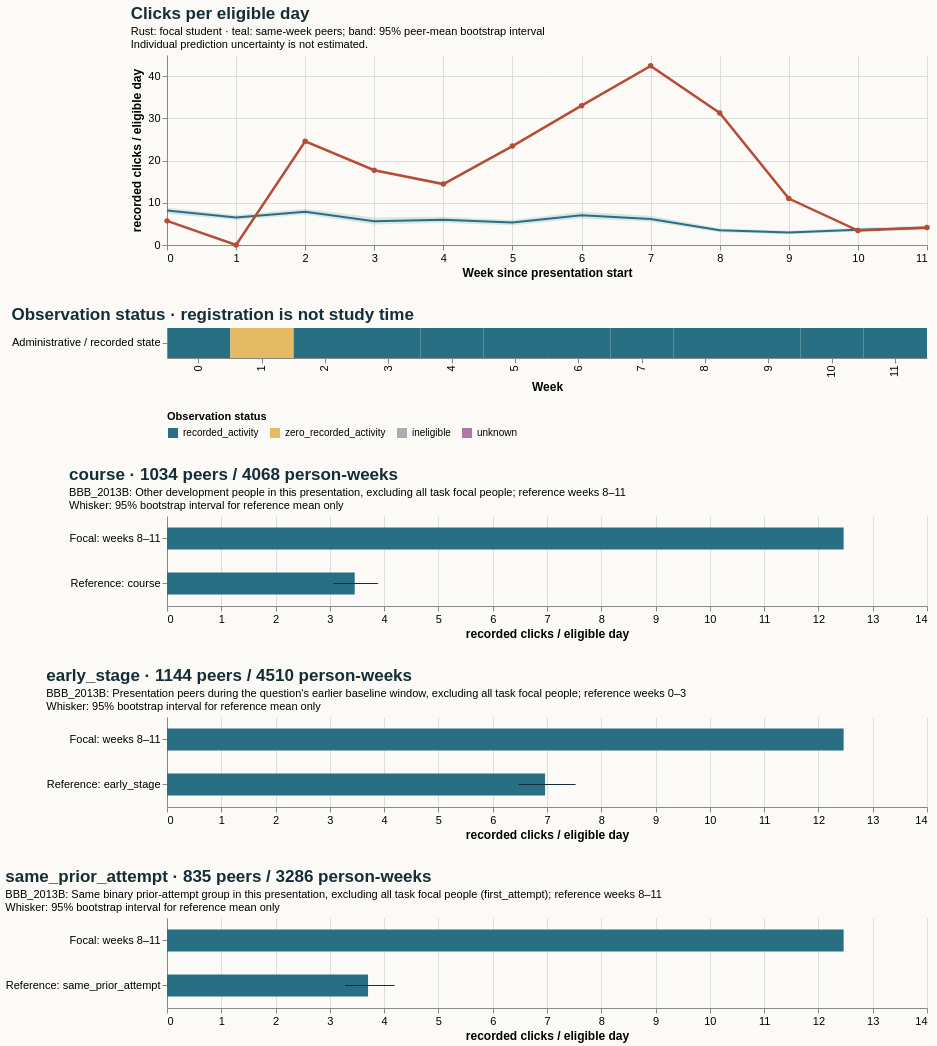

Write a Vega-Lite specification for this figure.
### Vega-Lite specification from a JSON file in a GitHub repository (floating-point values rounded to 4 significant figures)
{"$schema": "https://vega.github.io/schema/vega-lite/v5.20.1.json", "config": {"axis": {"labelFontSize": 11, "titleFontSize": 12}, "background": "#fbfaf7", "font": "sans-serif", "title": {"anchor": "start", "color": "#142e38", "fontSize": 17, "subtitleFontSize": 11}, "view": {"continuousHeight": 300, "continuousWidth": 300, "stroke": null}}, "datasets": {"data-0be89954bfe7319e85b60e800e5b926b": [{"hi": null, "lo": null, "series": "Focal: weeks 8–11", "value": 12.46}, {"hi": 3.886, "lo": 3.068, "series": "Reference: course", "value": 3.458}], "data-9ae0c044a93fe5ac9c17ab1ac15fea42": [{"hi": null, "lo": null, "series": "Focal: weeks 8–11", "value": 12.46}, {"hi": 4.193, "lo": 3.283, "series": "Reference: same_prior_attempt", "value": 3.703}], "data-a0839d3c4f7f22300101f7e213ebb32f": [{"hi": null, "lo": null, "series": "Focal: weeks 8–11", "value": 12.46}, {"hi": 7.526, "lo": 6.476, "series": "Reference: early_stage", "value": 6.964}], "data-c747022c0f851f38f0739b515027d954": [{"end_day": 6, "focal_value": 5.714, "peer_ci_high": 8.85, "peer_ci_low": 7.43, "peer_mean": 8.148, "peer_observations": 1143, "peer_people": 1143, "reference": "course", "unit": "recorded clicks / eligible day", "week": 0}, {"end_day": 13, "focal_value": 0.0, "peer_ci_high": 7.097, "peer_ci_low": 5.913, "peer_mean": 6.502, "peer_observations": 1136, "peer_people": 1136, "reference": "course", "unit": "recorded clicks / eligible day", "week": 1}, {"end_day": 20, "focal_value": 24.57, "peer_ci_high": 8.582, "peer_ci_low": 7.213, "peer_mean": 7.845, "peer_observations": 1119, "peer_people": 1119, "reference": "course", "unit": "recorded clicks / eligible day", "week": 2}, {"end_day": 27, "focal_value": 17.71, "peer_ci_high": 6.542, "peer_ci_low": 4.873, "peer_mean": 5.621, "peer_observations": 1112, "peer_people": 1112, "reference": "course", "unit": "recorded clicks / eligible day", "week": 3}, {"end_day": 34, "focal_value": 14.43, "peer_ci_high": 6.703, "peer_ci_low": 5.256, "peer_mean": 5.963, "peer_observations": 1077, "peer_people": 1077, "reference": "course", "unit": "recorded clicks / eligible day", "week": 4}, {"end_day": 41, "focal_value": 23.43, "peer_ci_high": 5.938, "peer_ci_low": 4.679, "peer_mean": 5.32, "peer_observations": 1070, "peer_people": 1070, "reference": "course", "unit": "recorded clicks / eligible day", "week": 5}, {"end_day": 48, "focal_value": 33.0, "peer_ci_high": 7.85, "peer_ci_low": 6.262, "peer_mean": 7.068, "peer_observations": 1060, "peer_people": 1060, "reference": "course", "unit": "recorded clicks / eligible day", "week": 6}, {"end_day": 55, "focal_value": 42.43, "peer_ci_high": 6.908, "peer_ci_low": 5.479, "peer_mean": 6.156, "peer_observations": 1044, "peer_people": 1044, "reference": "course", "unit": "recorded clicks / eligible day", "week": 7}, {"end_day": 62, "focal_value": 31.29, "peer_ci_high": 3.968, "peer_ci_low": 3.015, "peer_mean": 3.473, "peer_observations": 1034, "peer_people": 1034, "reference": "course", "unit": "recorded clicks / eligible day", "week": 8}, {"end_day": 69, "focal_value": 11.0, "peer_ci_high": 3.372, "peer_ci_low": 2.551, "peer_mean": 2.943, "peer_observations": 1017, "peer_people": 1017, "reference": "course", "unit": "recorded clicks / eligible day", "week": 9}, {"end_day": 76, "focal_value": 3.429, "peer_ci_high": 4.087, "peer_ci_low": 3.2, "peer_mean": 3.624, "peer_observations": 1011, "peer_people": 1011, "reference": "course", "unit": "recorded clicks / eligible day", "week": 10}, {"end_day": 83, "focal_value": 4.143, "peer_ci_high": 4.587, "peer_ci_low": 3.534, "peer_mean": 4.014, "peer_observations": 1006, "peer_people": 1006, "reference": "course", "unit": "recorded clicks / eligible day", "week": 11}], "data-cf05c633e79a748724f167f8eb9e48c4": [{"eligible_days": 7.0, "end_day": 6, "logging_completeness": "unknown", "observation_status": "recorded_activity", "row": "Administrative / recorded state", "score_status": "withheld_release_time_unknown", "start_day": 0, "value": 5.714, "week": 0}, {"eligible_days": 7.0, "end_day": 13, "logging_completeness": "unknown", "observation_status": "zero_recorded_activity", "row": "Administrative / recorded state", "score_status": "withheld_release_time_unknown", "start_day": 7, "value": 0.0, "week": 1}, {"eligible_days": 7.0, "end_day": 20, "logging_completeness": "unknown", "observation_status": "recorded_activity", "row": "Administrative / recorded state", "score_status": "withheld_release_time_unknown", "start_day": 14, "value": 24.57, "week": 2}, {"eligible_days": 7.0, "end_day": 27, "logging_completeness": "unknown", "observation_status": "recorded_activity", "row": "Administrative / recorded state", "score_status": "withheld_release_time_unknown", "start_day": 21, "value": 17.71, "week": 3}, {"eligible_days": 7.0, "end_day": 34, "logging_completeness": "unknown", "observation_status": "recorded_activity", "row": "Administrative / recorded state", "score_status": "withheld_release_time_unknown", "start_day": 28, "value": 14.43, "week": 4}, {"eligible_days": 7.0, "end_day": 41, "logging_completeness": "unknown", "observation_status": "recorded_activity", "row": "Administrative / recorded state", "score_status": "withheld_release_time_unknown", "start_day": 35, "value": 23.43, "week": 5}, {"eligible_days": 7.0, "end_day": 48, "logging_completeness": "unknown", "observation_status": "recorded_activity", "row": "Administrative / recorded state", "score_status": "withheld_release_time_unknown", "start_day": 42, "value": 33.0, "week": 6}, {"eligible_days": 7.0, "end_day": 55, "logging_completeness": "unknown", "observation_status": "recorded_activity", "row": "Administrative / recorded state", "score_status": "withheld_release_time_unknown", "start_day": 49, "value": 42.43, "week": 7}, {"eligible_days": 7.0, "end_day": 62, "logging_completeness": "unknown", "observation_status": "recorded_activity", "row": "Administrative / recorded state", "score_status": "withheld_release_time_unknown", "start_day": 56, "value": 31.29, "week": 8}, {"eligible_days": 7.0, "end_day": 69, "logging_completeness": "unknown", "observation_status": "recorded_activity", "row": "Administrative / recorded state", "score_status": "withheld_release_time_unknown", "start_day": 63, "value": 11.0, "week": 9}, {"eligible_days": 7.0, "end_day": 76, "logging_completeness": "unknown", "observation_status": "recorded_activity", "row": "Administrative / recorded state", "score_status": "withheld_release_time_unknown", "start_day": 70, "value": 3.429, "week": 10}, {"eligible_days": 7.0, "end_day": 83, "logging_completeness": "unknown", "observation_status": "recorded_activity", "row": "Administrative / recorded state", "score_status": "withheld_release_time_unknown", "start_day": 77, "value": 4.143, "week": 11}]}, "resolve": {"scale": {"color": "independent"}}, "spacing": 28, "vconcat": [{"data": {"name": "data-c747022c0f851f38f0739b515027d954"}, "height": 190, "layer": [{"encoding": {"x": {"axis": {"tickMinStep": 1}, "field": "week", "title": "Week since presentation start", "type": "quantitative"}, "y": {"field": "peer_ci_low", "scale": {"zero": true}, "title": "recorded clicks / eligible day", "type": "quantitative"}, "y2": {"field": "peer_ci_high"}}, "mark": {"color": "#286f83", "opacity": 0.16, "type": "area"}}, {"encoding": {"tooltip": [{"field": "week", "type": "quantitative"}, {"field": "peer_mean", "type": "quantitative"}, {"field": "peer_people", "type": "quantitative"}, {"field": "peer_observations", "type": "quantitative"}], "x": {"field": "week", "type": "quantitative"}, "y": {"field": "peer_mean", "type": "quantitative"}}, "mark": {"color": "#286f83", "strokeWidth": 2, "type": "line"}}, {"encoding": {"tooltip": [{"field": "week", "type": "quantitative"}, {"field": "focal_value", "type": "quantitative"}], "x": {"field": "week", "type": "quantitative"}, "y": {"field": "focal_value", "type": "quantitative"}}, "mark": {"color": "#b64c35", "point": {"color": "#b64c35"}, "strokeWidth": 2.5, "type": "line"}}], "title": {"subtitle": ["Rust: focal student · teal: same-week peers; band: 95% peer-mean bootstrap interval", "Individual prediction uncertainty is not estimated."], "text": "Clicks per eligible day"}, "width": 760}, {"data": {"name": "data-cf05c633e79a748724f167f8eb9e48c4"}, "encoding": {"color": {"field": "observation_status", "legend": {"labelLimit": 260, "orient": "bottom"}, "scale": {"domain": ["recorded_activity", "zero_recorded_activity", "ineligible", "unknown"], "range": ["#286f83", "#e4bb64", "#aaaeb3", "#ac78a5"]}, "title": "Observation status", "type": "nominal"}, "tooltip": [{"field": "week", "type": "quantitative"}, {"field": "eligible_days", "type": "quantitative"}, {"field": "observation_status", "type": "nominal"}, {"field": "logging_completeness", "type": "nominal"}], "x": {"field": "week", "title": "Week", "type": "ordinal"}, "y": {"field": "row", "title": null, "type": "nominal"}}, "height": 30, "mark": {"type": "rect"}, "title": "Observation status · registration is not study time", "width": 760}, {"data": {"name": "data-0be89954bfe7319e85b60e800e5b926b"}, "height": 90, "layer": [{"encoding": {"x": {"field": "value", "scale": {"domain": [0, 13.09], "zero": true}, "title": "recorded clicks / eligible day", "type": "quantitative"}, "y": {"field": "series", "sort": null, "title": null, "type": "nominal"}}, "mark": {"color": "#286f83", "size": 22, "type": "bar"}}, {"encoding": {"x": {"field": "lo", "type": "quantitative"}, "x2": {"field": "hi"}, "y": {"field": "series", "sort": null, "title": null, "type": "nominal"}}, "mark": {"color": "#142e38", "type": "rule"}}], "title": {"subtitle": ["BBB_2013B: Other development people in this presentation, excluding all task focal people; reference weeks 8–11", "Whisker: 95% bootstrap interval for reference mean only"], "text": "course · 1034 peers / 4068 person-weeks"}, "width": 760}, {"data": {"name": "data-a0839d3c4f7f22300101f7e213ebb32f"}, "height": 90, "layer": [{"encoding": {"x": {"field": "value", "scale": {"domain": [0, 13.09], "zero": true}, "title": "recorded clicks / eligible day", "type": "quantitative"}, "y": {"field": "series", "sort": null, "title": null, "type": "nominal"}}, "mark": {"color": "#286f83", "size": 22, "type": "bar"}}, {"encoding": {"x": {"field": "lo", "type": "quantitative"}, "x2": {"field": "hi"}, "y": {"field": "series", "sort": null, "title": null, "type": "nominal"}}, "mark": {"color": "#142e38", "type": "rule"}}], "title": {"subtitle": ["BBB_2013B: Presentation peers during the question's earlier baseline window, excluding all task focal people; reference weeks 0–3", "Whisker: 95% bootstrap interval for reference mean only"], "text": "early_stage · 1144 peers / 4510 person-weeks"}, "width": 760}, {"data": {"name": "data-9ae0c044a93fe5ac9c17ab1ac15fea42"}, "height": 90, "layer": [{"encoding": {"x": {"field": "value", "scale": {"domain": [0, 13.09], "zero": true}, "title": "recorded clicks / eligible day", "type": "quantitative"}, "y": {"field": "series", "sort": null, "title": null, "type": "nominal"}}, "mark": {"color": "#286f83", "size": 22, "type": "bar"}}, {"encoding": {"x": {"field": "lo", "type": "quantitative"}, "x2": {"field": "hi"}, "y": {"field": "series", "sort": null, "title": null, "type": "nominal"}}, "mark": {"color": "#142e38", "type": "rule"}}], "title": {"subtitle": ["BBB_2013B: Same binary prior-attempt group in this presentation, excluding all task focal people (first_attempt); reference weeks 8–11", "Whisker: 95% bootstrap interval for reference mean only"], "text": "same_prior_attempt · 835 peers / 3286 person-weeks"}, "width": 760}]}
